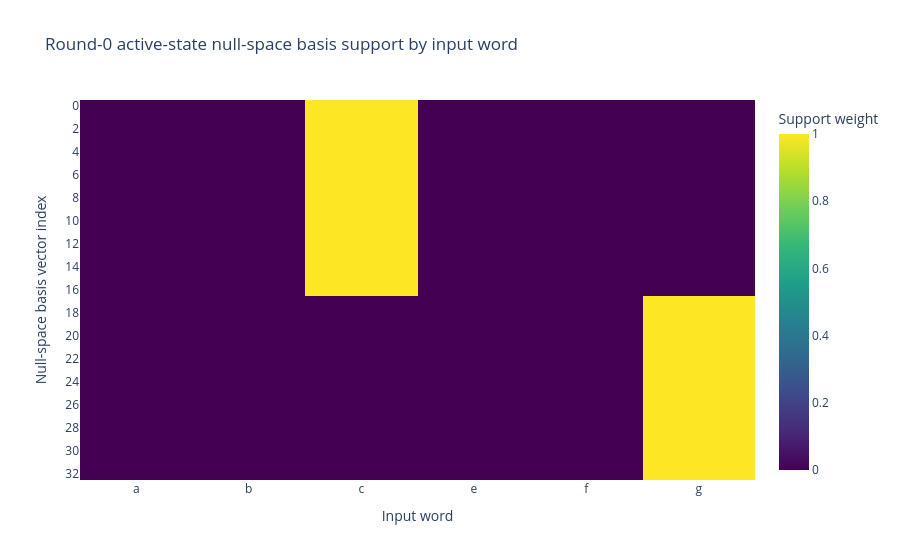

Write notebook code for a chart like this one.
### Code cell
heatmap_values = basis_support_df[["a", "b", "c", "e", "f", "g"]].to_numpy()
fig = px.imshow(
    heatmap_values,
    labels=dict(x="Input word", y="Null-space basis vector index", color="Support weight"),
    x=["a", "b", "c", "e", "f", "g"],
    y=[str(i) for i in basis_support_df["basis_vector"]],
    title="Round-0 active-state null-space basis support by input word",
    aspect="auto",
    color_continuous_scale="Viridis",
)
fig.update_layout(template="plotly_white")
fig.show()

### Figure 1 — Plotly figure (JSON) as saved in the notebook; plotly's stock layout.template omitted (floating-point values rounded to 4 significant figures; data arrays with more than 128 entries replaced by an {"elided": "..."} marker saying what was removed)
{"data": [{"coloraxis": "coloraxis", "hovertemplate": "Input word: %{x}<br>Null-space basis vector index: %{y}<br>Support weight: %{z}<extra></extra>", "name": "0", "type": "heatmap", "x": ["a", "b", "c", "e", "f", "g"], "xaxis": "x", "y": ["0", "1", "2", "3", "4", "5", "6", "7", "8", "9", "10", "11", "12", "13", "14", "15", "16", "17", "18", "19", "20", "21", "22", "23", "24", "25", "26", "27", "28", "29", "30", "31", "32"], "yaxis": "y", "z": {"elided": "33x6 int values"}}], "layout": {"coloraxis": {"colorbar": {"title": {"text": "Support weight"}}, "colorscale": [[0, "#440154"], [0.1111, "#482878"], [0.2222, "#3e4989"], [0.3333, "#31688e"], [0.4444, "#26828e"], [0.5556, "#1f9e89"], [0.6667, "#35b779"], [0.7778, "#6ece58"], [0.8889, "#b5de2b"], [1, "#fde725"]]}, "title": {"text": "Round-0 active-state null-space basis support by input word"}, "xaxis": {"anchor": "y", "domain": [0, 1], "title": {"text": "Input word"}}, "yaxis": {"anchor": "x", "autorange": "reversed", "domain": [0, 1], "title": {"text": "Null-space basis vector index"}}}}
